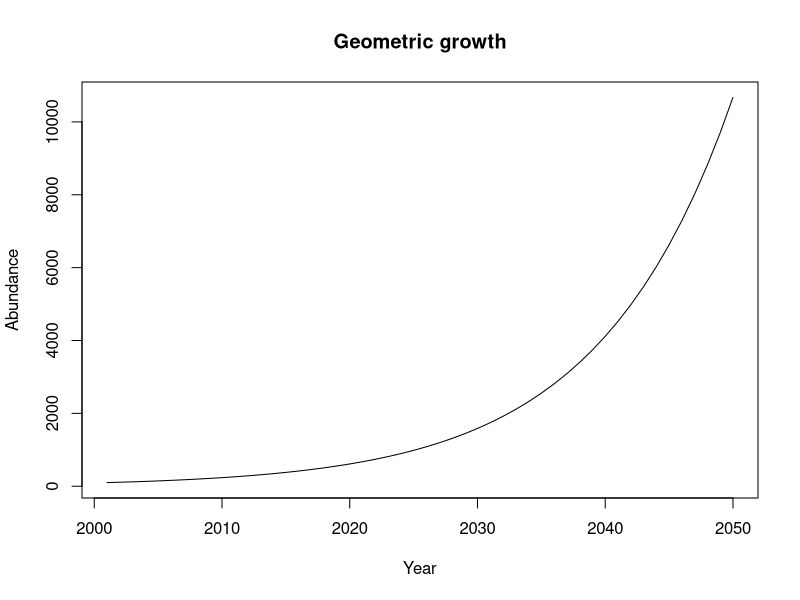

Reproduce this figure in R.
## ---- chunk 1
#| label: geo
#| out.width: "80%"
#| fig-align: "center"
r <- 0.1                      # growth rate
years <- 2001:2050            # years
nYears <- length(years)       # number of years
N <- rep(NA, nYears)          # empty vector
N[1] <- 100                   # abundance in first year
for(t in 2:nYears) {
    N[t] <- N[t-1] + N[t-1]*r 
}
plot(years, N, type="l", xlab="Year", ylab="Abundance",
     main="Geometric growth")
